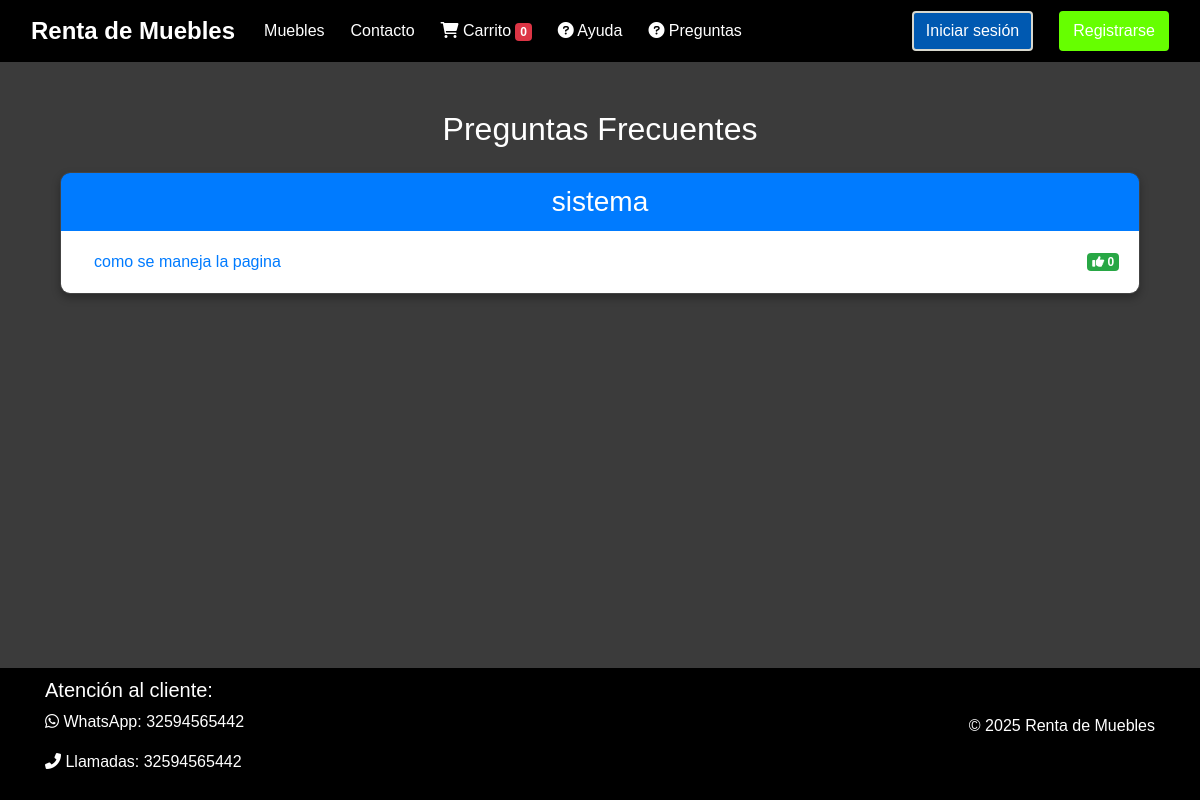
The page /ayuda/faq/ on the database as committed earlier.
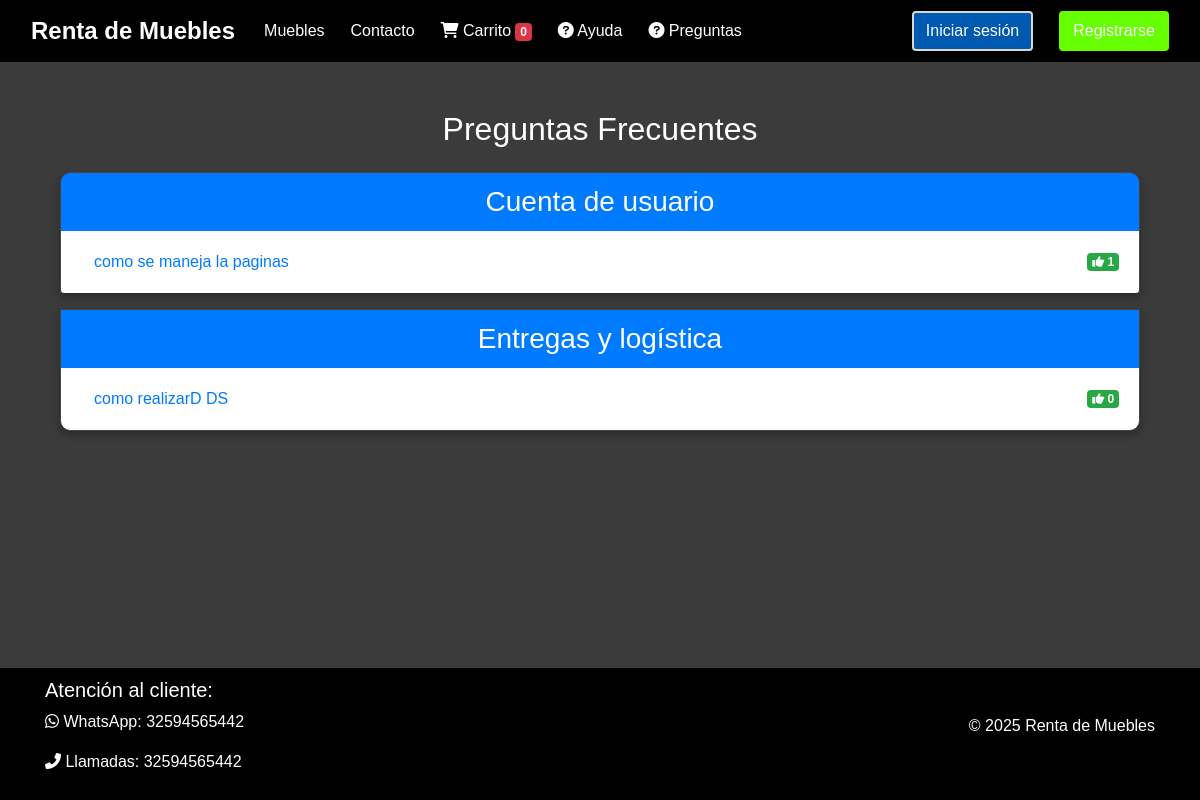
The same page on the database as committed later.
### muebles/models.py (models this page shows, shortened)
class FAQ(models.Model):
    CATEGORIAS = [
        ('CUENTA', 'Cuenta de usuario'),
        ('PAGOS', 'Pagos y facturación'),
        ('ENTREGAS', 'Entregas y logística'),
        ('MUEBLES', 'Productos y muebles'),
        ('SISTEMA', 'Sistema y mantenimiento'),
        ('OTROS', 'Otros'),
    ]
    pregunta = models.CharField(max_length=200)
    respuesta = models.TextField()
    categoria = models.CharField(max_length=50, choices=CATEGORIAS)
    votos = models.PositiveIntegerField(default=0)
    activo = models.BooleanField(default=True)
    fecha_creacion = models.DateTimeField(auto_now_add=True)
    fecha_actualizacion = models.DateTimeField(auto_now=True)
    class Meta:
        ordering = ['categoria', '-votos']  # Ordenamos por categoría y luego por votos descendentes
        verbose_name = 'Pregunta frecuente'
        verbose_name_plural = 'Preguntas frecuentes'

### muebles/views.py (the view)
# urls.py: path('ayuda/faq/', views.faq_lista, name='faq'),
def faq_lista(request):
    faqs = FAQ.objects.filter(activo=True)
    faqs_por_categoria = {}
    for faq in faqs:
        categoria_nombre = faq.get_categoria_display()
        if categoria_nombre not in faqs_por_categoria:
            faqs_por_categoria[categoria_nombre] = []
        faqs_por_categoria[categoria_nombre].append(faq)
    return render(request, 'muebles/ayuda/faq_lista.html', {
        'faqs_por_categoria': faqs_por_categoria
    })

### muebles/templates/muebles/ayuda/faq_lista.html (shortened to what this page needs)
{% extends 'muebles/barnav.html' %}
{% load static %}
{% block contenedor %}
<div class="container mt-4">
    <h2 class="mb-4">Preguntas Frecuentes</h2>
    <div class="accordion" id="faqAccordion">
        {% for categoria, faqs in faqs_por_categoria.items %}
        <div class="card mb-3">
            <div class="card-header bg-primary text-white">
                <h3 class="mb-0">{{ categoria }}</h3>
            </div>
            <div class="list-group list-group-flush">
                {% for faq in faqs %}
                <div class="list-group-item">
                    <div class="d-flex justify-content-between align-items-center">
                        <button class="btn btn-link text-left w-100" type="button" data-toggle="collapse"
                                data-target="#faq{{ faq.id }}" aria-expanded="false">
                            {{ faq.pregunta }}
                        </button>
                        <a href="{% url 'votar_faq' faq.id %}" class="badge badge-success ml-2">
                            <i class="fas fa-thumbs-up"></i> {{ faq.votos }}
                        </a>
                    </div>
                </div>
                {% endfor %}
            </div>
        </div>
        {% endfor %}
    </div>
</div>
{% endblock %}

### muebles/templates/muebles/barNav.html (shortened to what this page needs)
{% load static %}
<!DOCTYPE html>
<html lang="es">
<head>
    <link rel="stylesheet" href="https://cdnjs.cloudflare.com/ajax/libs/font-awesome/6.0.0/css/all.min.css">
    <link href="https://cdn.jsdelivr.net/npm/bootstrap@5.3.2/dist/css/bootstrap.min.css" rel="stylesheet">
    <link href="https://cdn.datatables.net/1.13.6/css/dataTables.bootstrap5.min.css" rel="stylesheet">
    <link href="https://stackpath.bootstrapcdn.com/bootstrap/4.5.2/css/bootstrap.min.css" rel="stylesheet">
    <link rel="stylesheet" href="https://cdnjs.cloudflare.com/ajax/libs/font-awesome/6.0.0-beta3/css/all.min.css">
    <link href="{% static './muebles/css/style.css' %}" rel="stylesheet">
    <link href="{% static 'muebles/css/muebles.css' %}" rel="stylesheet">
    <link href="{% static 'muebles/js/style.js' %}" rel="stylesheet">
    <link href="https://cdn.jsdelivr.net/npm/bootstrap-icons@1.8.0/font/bootstrap-icons.css" rel="stylesheet">
</head>
<body>
    <div class="wrapper">
        <nav class="navbar navbar-expand-lg navbar-dark">
            <div class="container-fluid">
                <a class="navbar-brand" href="/">Renta de Muebles</a>
                <div class="collapse navbar-collapse" id="navbarNav">
                    <ul class="navbar-nav me-auto">
                        <li class="nav-item">
                            <a class="nav-link" href="{% url 'muebles' %}">Muebles</a>
                        </li>
                        <li class="nav-item">
                            <a class="nav-link" href="{% url 'contacto' %}">Contacto</a>
                        </li>
                        <li class="nav-item">
                            <a class="nav-link" href="{% url 'ver_carrito' %}">
                                <i class="fas fa-shopping-cart"></i> Carrito
                                <span class="badge bg-danger">
                                    {% if request.session.logueo and request.session.logueo.carrito %}
                                        {{ request.session.logueo.carrito.items_count }}
                                    {% else %}
                                        0
                                    {% endif %}
                                </span>
                            </a>
                        </li>
                        <li class="nav-item">
                            <a class="nav-link" href="{% url 'ayuda' %}">
                                <i class="fas fa-question-circle"></i> Ayuda
                            </a>
                        </li>
                        <li class="nav-item">
                            <a class="nav-link" href="{% url 'lista_preguntas' %}">
                                <i class="fas fa-question-circle"></i> Preguntas
                            </a>
                        </li>
                    </ul>
                    <ul class="navbar-nav ms-auto">
                        {% if request.session.logueo %}
                        <li class="nav-item dropdown">
                            <a class="nav-link dropdown-toggle" href="#" id="navbarDropdown" role="button"
                                data-bs-toggle="dropdown" aria-expanded="false">
                                {% if request.session.logueo.foto %}
                                <img src="{{ request.session.logueo.foto }}" alt="FotoUsuario" class="profile-image">
                                {% else %}
                                <img src="{% static 'muebles/img/default.png' %}" alt="LogoUsuario"
                                    class="profile-image">
                                {% endif %}
                            </a>
                            <ul class="dropdown-menu dropdown-menu-end" aria-labelledby="navbarDropdown"
                                style="background-color: black;">
                                <li><a class="dropdown-item" href="{% url 'perfil' %}">Ver Perfil</a></li>
                                {% if request.session.logueo.rol == 1 %}
                                <li>
                                    <hr class="dropdown-divider">
                                </li>
                                <li><a class="dropdown-item" href="{% url 'admin_inicio' %}">
                                        <i class="bi bi-shield-lock"></i> Admin
                                    </a></li>
                                {% endif %}
                                <li>
                                    <hr class="dropdown-divider">
                                </li>
                                <li><a class="dropdown-item" href="{% url 'logout' %}">Cerrar Sesión</a></li>
                            </ul>
                        </li>
                        {% else %}
                        <li class="nav-item">
                            <a class="btn btn-success-3d me-3" href="{% url 'login' %}">Iniciar sesión</a>
                        </li>
                        <li class="nav-item">
                            <a class="btn btn-primary-3d" href="{% url 'registro' %}">Registrarse</a>
                        </li>
                        {% endif %}
                    </ul>
                </div>
            </div>
        </nav>
        <div class="content container mt-5">
            {% block contenedor %}
            {% endblock %}
        </div>
        <footer class="footer mt-5">
            <div class="container">
                <div class="footer-content">
                    <div class="footer-info">
                        <h5>Atención al cliente:</h5>
                        <div class="footer-contact">
                            <p><i class="fab fa-whatsapp"></i> WhatsApp: 32594565442</p>
                            <p><i class="fas fa-phone-alt"></i> Llamadas: 32594565442</p>
                        </div>
                    </div>
                    <div class="footer-year">
                        <p>© 2025 Renta de Muebles</p>
                    </div>
                </div>
            </div>
        </footer>
    </div>
</body>
</html>

### muebles/static/muebles/css/style.css (style rules this page uses)
body { font-family: Arial, sans-serif; background-color: #3b3b3b; color: #ffffff; margin: 0; padding: 0; position: relative; min-height: 100vh; padding-bottom: 60px; box-sizing: border-box; }
.navbar { background-color: #000000 !important; }
.navbar-brand { font-size: 1.5rem; font-weight: bold; color: #ffffff !important; }
.navbar a { color: #ffffff !important; }
.card { background-color: #2a2a2a; border: 1px solid #444; border-radius: 10px; box-shadow: 0 4px 8px rgba(0, 0, 0, 0.3); transition: transform 0.3s ease, box-shadow 0.3s ease; }
.btn-success-3d { background-color: #0059b1; border: 2px solid #d8d8ce; color: white; transition: all 0.3s ease; }
.btn-primary-3d { background-color: #66ff00; border: 2px solid #66ff00; color: white; transition: all 0.3s ease; }
footer { background-color: #000000 !important; color: #ffffff !important; padding: 10px; width: 100%; position: absolute; bottom: 0; margin-top: 50px; }
.footer-content { display: flex; justify-content: space-between; align-items: center; }
.footer-info { text-align: left; }
.footer-year { text-align: right; }
.content { text-align: center; margin-bottom: 100px; }
.navbar-nav.me-auto .nav-item { position: relative; margin: 0 5px; }
.navbar-nav.ms-auto { display: flex; align-items: center; gap: 10px; }

### muebles/static/muebles/css/muebles.css (style rules this page uses)
body { position: relative; min-height: 100vh; padding-bottom: 60px; box-sizing: border-box; }
.card { width: 100%; height: 100%; display: flex; flex-direction: column; justify-content: space-between; }

Rows that differ between the two databases and show on the page:
removed FAQ: categoria "sistema", pregunta "como se maneja la pagina", votos "0"
added FAQ: categoria "Cuenta de usuario", pregunta "como se maneja la paginas", votos "1"
added FAQ: categoria "Entregas y logística", pregunta "como realizarD DS", votos "0"
